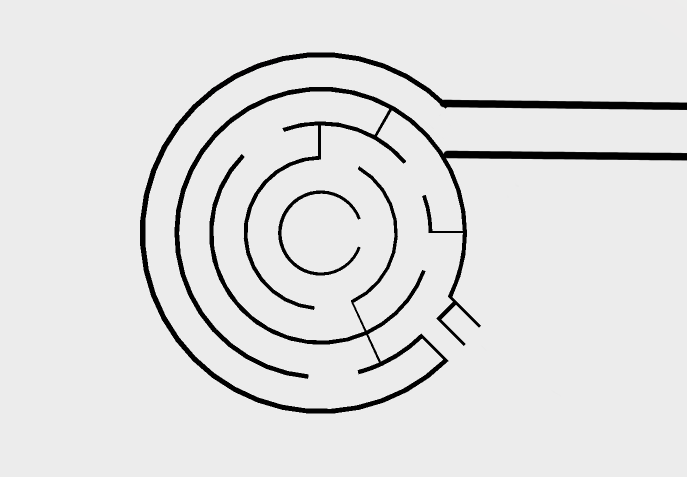
//> input picture maze.png, 1374 x 953 px (shown at 1/2 size)
$ ./main   (built with g++ and OpenCV 4)
//> lines starting //> are read from the running program, lines starting //| are printed output that depends on the picture; after the words box and inside, x2 and y2 are one past the last pixel; in counts of white or black regions, pixels touching at a corner belong together
### Cell.h
//
// Created by miguel on 22/01/2022.
//

#ifndef ASTAR_CELL_H
#define ASTAR_CELL_H


class Cell {
public:
    Cell(int x, int y);

    int getX() const;
    int getY() const;

    int getI() const;
    int getJ() const;

    void setBounds(int a, int b, int c, int d);

    double getH() const;
    void setH(double _h);

    double getG() const;
    void setG(double _g);

    double getF() const;
    void setF(double _f);

    int getX1() const;
    int getY1() const;

    int getX2() const;
    int getY2() const;

    bool isObstacle() const;
    void setObstacle(bool o);

    Cell *getParent();
    void setParent(Cell *p);

    void setIndex(int i, int j);

private:
    int x;
    int y;

    int x1;
    int y1;

    int x2;
    int y2;

    int i{};
    int j{};

    double h{};
    double f{};
    double g{};

    bool obstacle{};
    Cell *parent{};
};


#endif //ASTAR_CELL_H

### Cell.cpp
//
// Created by miguel on 22/01/2022.
//

#include "Cell.h"

Cell::Cell(int x, int y) {
    this->x = x;
    this->y = y;
}

int Cell::getX() const {
    return x;
}

int Cell::getY() const {
    return y;
}

int Cell::getI() const {
    return i;
}

int Cell::getJ() const {
    return j;
}

void Cell::setBounds(int a, int b, int c, int d) {
    this->x1 = a;
    this->x2 = b;
    this->y1 = c;
    this->y2 = d;
}

double Cell::getH() const {
    return h;
}

void Cell::setH(double _h) {
    this->h = _h;
}

double Cell::getG() const {
    return g;
}

void Cell::setG(double _g) {
    this->g = _g;
}

double Cell::getF() const {
    return f;
}

void Cell::setF(double _f) {
    this->f = _f;
}

int Cell::getX1() const {
    return x1;
}

int Cell::getY1() const {
    return x2;
}

int Cell::getX2() const {
    return y1;
}

int Cell::getY2() const {
    return y2;
}

bool Cell::isObstacle() const {
    return obstacle;
}

void Cell::setObstacle(bool o) {
    this->obstacle = o;
}

Cell *Cell::getParent() {
    return parent;
}

void Cell::setParent(Cell *p) {
    this->parent = p;
}

void Cell::setIndex(int _i, int _j) {
    this->i = _i;
    this->j = _j;
}

### main.cpp
#include <iostream>
#include <vector>
#include <algorithm>

#include<opencv2/opencv.hpp>
#include <opencv2/core.hpp>
#include <opencv2/highgui.hpp>

#include "Cell.h"

using namespace cv;
using std::vector;

bool isDiagonal(Cell *c1, Cell *c2) {
    return c1->getX() != c2->getX() && c1->getY() != c2->getY();
}

std::vector<Cell *> getNeighbors(
        Cell *cell,
        const vector<vector<Cell *>> &cells,
        int width,
        int height
) {
    std::vector<Cell *> neighbors;
    neighbors.reserve(9);

    int i = cell->getI();
    int j = cell->getJ();

    if (i - 1 >= 0) {
        neighbors.emplace_back(cells.at(i - 1).at(j));
    }
    if (i + 1 < width) {
        neighbors.emplace_back(cells.at(i + 1).at(j));
    }

    if (j - 1 >= 0) {
        neighbors.emplace_back(cells.at(i).at(j - 1));
    }
    if (j + 1 < height) {
        neighbors.emplace_back(cells.at(i).at(j + 1));
    }

    // Diagonal neighbors

    if (i - 1 >= 0 && j - 1 >= 0) {
        neighbors.emplace_back(cells.at(i - 1).at(j - 1));
    }
    if (i + 1 < width && j - 1 >= 0) {
        neighbors.emplace_back(cells.at(i + 1).at(j - 1));
    }
    if (i - 1 >= 0 && j + 1 < height) {
        neighbors.emplace_back(cells.at(i - 1).at(j + 1));
    }
    if (i + 1 < width && j + 1 < height) {
        neighbors.emplace_back(cells.at(i + 1).at(j + 1));
    }

    return neighbors;
}

std::vector<Cell *> a_star(
        const vector<vector<Cell *>> &cells,
        Cell *start,
        Cell *end,
        int width,
        int height,
        int cellSize,
        Mat &img
) {

    double costDiagonal = sqrt((cellSize * cellSize) * 2);

    std::vector<Cell *> to_process;
    std::vector<Cell *> processed;

    to_process.push_back(start);

    while (!to_process.empty()) {
        // sort to_process by f_score
        std::sort(to_process.begin(), to_process.end(),
                  [](Cell *a, Cell *b) {
                      return a->getF() < b->getF();
                  }
        );

        Cell *current = to_process[0];

        to_process.erase(to_process.begin());

        cv::rectangle(img, cv::Point(current->getY1(), current->getX1()),
                      cv::Point(current->getY2(), current->getX2()), cv::Scalar(100, 150, 0), -1);

        processed.push_back(current);

        if (current == end || find(processed.begin(), processed.end(), end) != processed.end()) {
            break;
        }

        std::vector<Cell *> neighbors = getNeighbors(current, cells, width, height);

        // for each neighbour
        for (Cell *neighbor: neighbors) {
            if (neighbor->isObstacle()) {
                continue;
            }

            if (find(processed.begin(), processed.end(), neighbor) != processed.end())
                continue;

            // if neighbour is in to_process
            auto it = std::find(to_process.begin(), to_process.end(), neighbor);
            if (it != to_process.end()) {
                double g;

                if (isDiagonal(current, neighbor)) {
                    g = current->getG() + costDiagonal;
                } else {
                    g = current->getG() + cellSize;
                }

                if (g < neighbor->getG()) {
                    neighbor->setG(g);
                    neighbor->setF(g + neighbor->getH());
                    neighbor->setParent(current);
                }
            } else {
                neighbor->setParent(current);

                double h = sqrt(pow(neighbor->getX() - end->getX(), 2) + pow(neighbor->getY() - end->getY(), 2));

                if (isDiagonal(current, neighbor)) {
                    neighbor->setG(current->getG() + costDiagonal);
                } else {
                    neighbor->setG(current->getG() + cellSize);
                }

                neighbor->setH(h);
                neighbor->setF(neighbor->getG() + h);

                to_process.push_back(neighbor);

                // fill the cell bounding box
                cv::rectangle(img, cv::Point(neighbor->getY1(), neighbor->getX1()),
                              cv::Point(neighbor->getY2(), neighbor->getX2()), cv::Scalar(0, 255, 0), -1);
            }
        }

        neighbors.clear();

        cv::imshow("image", img);
        cv::waitKey(1);
    }

    to_process.clear();

    return processed;
}

void cellIndexFromPointOf(int x, int y, int cellSize, int &i, int &j) {
    i = y / cellSize;
    j = x / cellSize;
}

int main() {
    // load the image

    Mat lab = imread("/home/miguel/CLionProjects/astar/maze.png");
//> lab is the input picture: 953 rows x 1374 cols, CV_8UC3; mean B, G, R 224, 224, 224

    if (lab.empty()) {
        std::cout << "Could not open or find the image" << std::endl;
        return -1;
    }

    Mat hsv, mask;
    cvtColor(lab, hsv, COLOR_BGR2HSV);
//> hsv: 953 rows x 1374 cols, CV_8UC3; mean H, S, V 0.3, 0.5, 224
    inRange(hsv, Scalar(0, 0, 0), Scalar(180, 255, 150), mask);
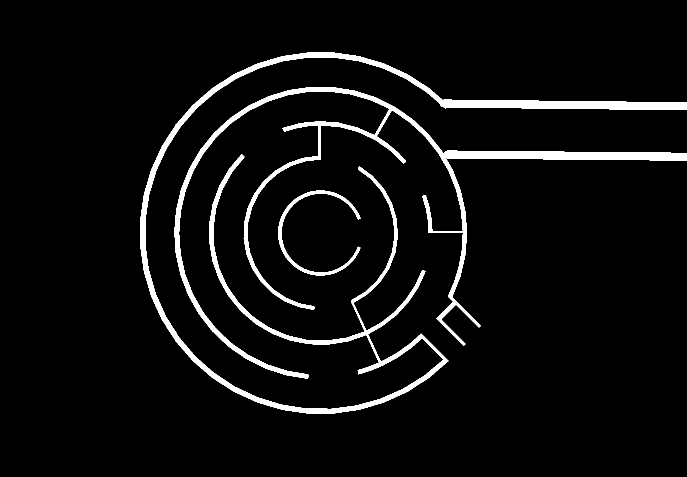
//> mask: 953 rows x 1374 cols, CV_8UC1 (shown at 1/2 size); 5.1% white; 3 white regions

    std::vector<std::vector<Point>> contours;
    findContours(mask, contours, RETR_EXTERNAL, CHAIN_APPROX_SIMPLE);
//> contours = 3 contours; box (x1, y1, x2, y2) and area: (280, 105, 1374, 827) 31737, (349, 174, 1374, 758) 26184, (556, 381, 721, 551) 2508
    drawContours(lab, contours, -1, Scalar(255, 122, 231), 2);
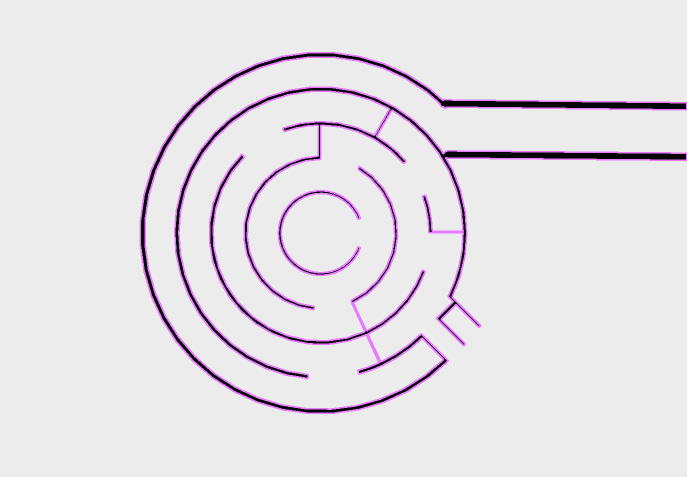
//> lab: 953 rows x 1374 cols, CV_8UC3 (shown at 1/2 size); 3.74% of pixels changed, all inside (x1, y1, x2, y2) = (279, 104, 1374, 828)

    int width  = lab.rows;
//> width = 953
    int height = lab.cols;
//> height = 1374

    cv::namedWindow("image", cv::WINDOW_AUTOSIZE);

    int cell_size = 8; // pixels

    vector<vector<Cell *>> cells;
    cells.reserve((int) width/cell_size);

    int i = 0;
    int j = 0;

    for (int x = 0; x < width - cell_size; x += cell_size) {
        vector<Cell *> row;
        row.reserve((int) height/cell_size);

        for (int y = 0; y < height - cell_size; y += cell_size) {
            // the center of the cell is the center pixel between the pixels
            Cell *cell = new Cell((int) ((x + cell_size) / 2), (int) ((y + cell_size) / 2));
            cell->setBounds(x, y, x + cell_size, y + cell_size);

            cell->setIndex(i, j);

            j += 1;

            for (int k = x; k < x + cell_size; ++k) {
                for (int l = y; l < y + cell_size; ++l) {
                    auto pixel = mask.at<uchar>(k, l);

                    if (pixel == 255) {
                        cell->setObstacle(true);
                        //cv::rectangle(lab, cv::Point(y, x), cv::Point(y + cell_size, x + cell_size), cv::Scalar(255, 0, 255), 1);
                        break;
                    }
                }
            }

            row.push_back(cell);
        }

        i += 1;
        j          = 0;

        cells.push_back(row);
    }
//> after the loop, i = 119; j = 0; cells = 119 items

    int start_i = 0;
    int start_j = 0;

    cellIndexFromPointOf(1240, 270, cell_size, start_i, start_j);

    int end_i = 0;
    int end_j = 0;

    cellIndexFromPointOf(945, 744, cell_size, end_i, end_j);

    Cell *start = cells[start_i][start_j];
    Cell *end   = cells[end_i][end_j];

    // find the path
    vector<Cell *> processed = a_star(cells, start, end, (int) cells.size(), (int) cells[0].size(), cell_size, lab);
//> in a_star, `to_process.push_back(start);`: to_process = 1 item
//> the loop in a_star, `while (!to_process.empty())` made 5007 passes
//> (i in getNeighbors, j in getNeighbors) on passes 1 to 12: (33, 155), (34, 155), (34, 154), (33, 154), (35, 155), (34, 156), (33, 156), (35, 154), (32, 155), (35, 153), (34, 153), (33, 153)
//> after the loop in a_star, `while (!to_process.empty())`:
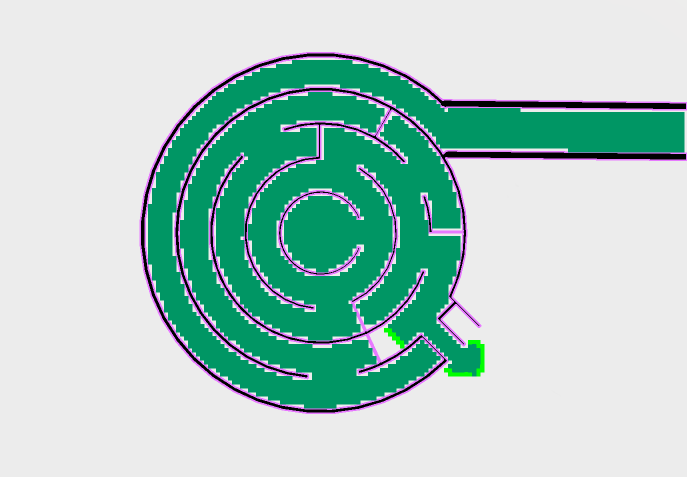
//> img: 953 rows x 1374 cols, CV_8UC3 (shown at 1/2 size); mean B, G, R 195.8, 203.9, 169.9
//> after the loop in a_star, `while (!to_process.empty())`: to_process = 30 items; processed = 5007 items
//> in a_star, `to_process.clear();`: to_process = 0 items
//> processed = 5007 items

    if (std::find(processed.begin(), processed.end(), end) == processed.end()) {
        std::cout << "No path found" << '\n';
        return 1;
    }

    vector<Cell *> path;
    path.push_back(start);
//> path = 1 item

    Cell *current = end;

    while (current != start) {
        path.push_back(current);
        current = current->getParent();
    }
//> after the loop, path = 383 items

    // draw path
    for (Cell *cell: path) {
        cv::rectangle(lab, cv::Point(cell->getY1(), cell->getX1()), cv::Point(cell->getY2(), cell->getX2()),
                      cv::Scalar(0, 0, 255), -1);

        imshow("image", lab);
        waitKey(1);
    }
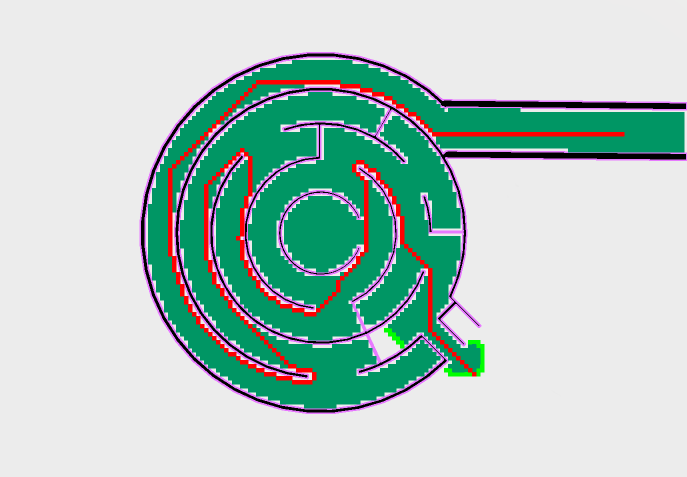
//> lab: 953 rows x 1374 cols, CV_8UC3 (shown at 1/2 size); 2.2% of pixels changed, all inside (x1, y1, x2, y2) = (336, 160, 1249, 769)

    waitKey(0);

    return 0;
}
